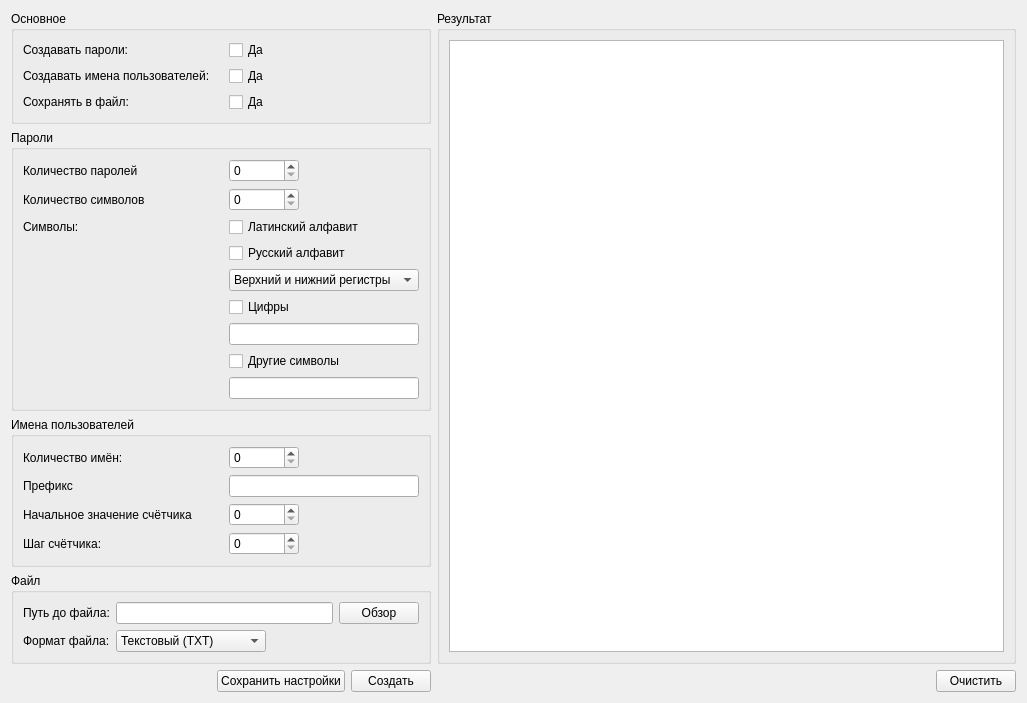
<?xml version="1.0" encoding="UTF-8"?>
<ui version="4.0">
 <class>Widget</class>
 <widget class="QWidget" name="Widget">
  <property name="geometry">
   <rect>
    <x>0</x>
    <y>0</y>
    <width>1027</width>
    <height>700</height>
   </rect>
  </property>
  <property name="maximumSize">
   <size>
    <width>16777215</width>
    <height>800</height>
   </size>
  </property>
  <property name="windowTitle">
   <string>Генератор паролей</string>
  </property>
  <property name="windowIcon">
   <iconset resource="resourses.qrc">
    <normaloff>:/images/icon.png</normaloff>:/images/icon.png</iconset>
  </property>
  <layout class="QGridLayout" name="gridLayout" columnstretch="0,1,0">
   <item row="0" column="0">
    <widget class="QGroupBox" name="mainBox">
     <property name="title">
      <string>Основное</string>
     </property>
     <layout class="QFormLayout" name="formLayout">
      <item row="0" column="0">
       <widget class="QLabel" name="label_4">
        <property name="minimumSize">
         <size>
          <width>200</width>
          <height>0</height>
         </size>
        </property>
        <property name="text">
         <string>Создавать пароли:</string>
        </property>
       </widget>
      </item>
      <item row="0" column="1">
       <widget class="QCheckBox" name="passwordCheckBox">
        <property name="text">
         <string>Да</string>
        </property>
       </widget>
      </item>
      <item row="1" column="0">
       <widget class="QLabel" name="label_5">
        <property name="text">
         <string>Создавать имена пользователей:</string>
        </property>
       </widget>
      </item>
      <item row="1" column="1">
       <widget class="QCheckBox" name="usersCheckBox">
        <property name="text">
         <string>Да</string>
        </property>
       </widget>
      </item>
      <item row="2" column="0">
       <widget class="QLabel" name="label_6">
        <property name="text">
         <string>Сохранять в файл:</string>
        </property>
       </widget>
      </item>
      <item row="2" column="1">
       <widget class="QCheckBox" name="fileCheckBox">
        <property name="text">
         <string>Да</string>
        </property>
       </widget>
      </item>
     </layout>
    </widget>
   </item>
   <item row="2" column="0">
    <widget class="QGroupBox" name="usersBox">
     <property name="sizePolicy">
      <sizepolicy hsizetype="Preferred" vsizetype="Preferred">
       <horstretch>0</horstretch>
       <verstretch>0</verstretch>
      </sizepolicy>
     </property>
     <property name="minimumSize">
      <size>
       <width>0</width>
       <height>0</height>
      </size>
     </property>
     <property name="title">
      <string>Имена пользователей</string>
     </property>
     <layout class="QFormLayout" name="formLayout_3">
      <item row="0" column="0">
       <widget class="QLabel" name="label_7">
        <property name="minimumSize">
         <size>
          <width>200</width>
          <height>0</height>
         </size>
        </property>
        <property name="text">
         <string>Количество имён:</string>
        </property>
       </widget>
      </item>
      <item row="0" column="1">
       <widget class="QSpinBox" name="countUsersSpin">
        <property name="sizePolicy">
         <sizepolicy hsizetype="Fixed" vsizetype="Fixed">
          <horstretch>0</horstretch>
          <verstretch>0</verstretch>
         </sizepolicy>
        </property>
        <property name="minimumSize">
         <size>
          <width>70</width>
          <height>0</height>
         </size>
        </property>
       </widget>
      </item>
      <item row="1" column="0">
       <widget class="QLabel" name="label_9">
        <property name="text">
         <string>Префикс</string>
        </property>
       </widget>
      </item>
      <item row="1" column="1">
       <widget class="QLineEdit" name="prefixEdit"/>
      </item>
      <item row="2" column="0">
       <widget class="QLabel" name="label_8">
        <property name="text">
         <string>Начальное значение счётчика</string>
        </property>
       </widget>
      </item>
      <item row="2" column="1">
       <widget class="QSpinBox" name="startValueSpin">
        <property name="sizePolicy">
         <sizepolicy hsizetype="Fixed" vsizetype="Fixed">
          <horstretch>0</horstretch>
          <verstretch>0</verstretch>
         </sizepolicy>
        </property>
        <property name="minimumSize">
         <size>
          <width>70</width>
          <height>0</height>
         </size>
        </property>
       </widget>
      </item>
      <item row="3" column="0">
       <widget class="QLabel" name="label_10">
        <property name="text">
         <string>Шаг счётчика:</string>
        </property>
       </widget>
      </item>
      <item row="3" column="1">
       <widget class="QSpinBox" name="stepValueSipn">
        <property name="sizePolicy">
         <sizepolicy hsizetype="Fixed" vsizetype="Fixed">
          <horstretch>0</horstretch>
          <verstretch>0</verstretch>
         </sizepolicy>
        </property>
        <property name="minimumSize">
         <size>
          <width>70</width>
          <height>0</height>
         </size>
        </property>
       </widget>
      </item>
     </layout>
    </widget>
   </item>
   <item row="3" column="0">
    <widget class="QGroupBox" name="fileBox">
     <property name="title">
      <string>Файл</string>
     </property>
     <layout class="QFormLayout" name="formLayout_4">
      <item row="0" column="0">
       <widget class="QLabel" name="label_11">
        <property name="text">
         <string>Путь до файла:</string>
        </property>
       </widget>
      </item>
      <item row="0" column="1">
       <layout class="QHBoxLayout" name="horizontalLayout">
        <item>
         <widget class="QLineEdit" name="filePathEdit"/>
        </item>
        <item>
         <widget class="QPushButton" name="selectFileButton">
          <property name="text">
           <string>Обзор</string>
          </property>
         </widget>
        </item>
       </layout>
      </item>
      <item row="1" column="0">
       <widget class="QLabel" name="label_12">
        <property name="text">
         <string>Формат файла:</string>
        </property>
       </widget>
      </item>
      <item row="1" column="1">
       <widget class="QComboBox" name="comboBox">
        <property name="sizePolicy">
         <sizepolicy hsizetype="Fixed" vsizetype="Fixed">
          <horstretch>0</horstretch>
          <verstretch>0</verstretch>
         </sizepolicy>
        </property>
        <property name="minimumSize">
         <size>
          <width>150</width>
          <height>0</height>
         </size>
        </property>
        <item>
         <property name="text">
          <string>Текстовый (TXT)</string>
         </property>
        </item>
        <item>
         <property name="text">
          <string>Табличный (CSV)</string>
         </property>
        </item>
       </widget>
      </item>
     </layout>
    </widget>
   </item>
   <item row="0" column="1" rowspan="4" colspan="2">
    <widget class="QGroupBox" name="resultBox">
     <property name="title">
      <string>Результат</string>
     </property>
     <layout class="QVBoxLayout" name="verticalLayout">
      <item>
       <widget class="QPlainTextEdit" name="resultEdit"/>
      </item>
     </layout>
    </widget>
   </item>
   <item row="1" column="0">
    <widget class="QGroupBox" name="passwordsBox">
     <property name="title">
      <string>Пароли</string>
     </property>
     <layout class="QFormLayout" name="formLayout_2">
      <item row="0" column="0">
       <widget class="QLabel" name="label">
        <property name="minimumSize">
         <size>
          <width>200</width>
          <height>0</height>
         </size>
        </property>
        <property name="text">
         <string>Количество паролей</string>
        </property>
       </widget>
      </item>
      <item row="0" column="1">
       <widget class="QSpinBox" name="countPasswordsSpin">
        <property name="sizePolicy">
         <sizepolicy hsizetype="Fixed" vsizetype="Fixed">
          <horstretch>0</horstretch>
          <verstretch>0</verstretch>
         </sizepolicy>
        </property>
        <property name="minimumSize">
         <size>
          <width>70</width>
          <height>0</height>
         </size>
        </property>
       </widget>
      </item>
      <item row="1" column="0">
       <widget class="QLabel" name="label_2">
        <property name="text">
         <string>Количество символов</string>
        </property>
       </widget>
      </item>
      <item row="1" column="1">
       <widget class="QSpinBox" name="countLettersSpin">
        <property name="sizePolicy">
         <sizepolicy hsizetype="Fixed" vsizetype="Fixed">
          <horstretch>0</horstretch>
          <verstretch>0</verstretch>
         </sizepolicy>
        </property>
        <property name="minimumSize">
         <size>
          <width>70</width>
          <height>0</height>
         </size>
        </property>
       </widget>
      </item>
      <item row="2" column="0">
       <widget class="QLabel" name="label_3">
        <property name="text">
         <string>Символы:</string>
        </property>
       </widget>
      </item>
      <item row="2" column="1">
       <widget class="QCheckBox" name="latinCheckBox">
        <property name="text">
         <string>Латинский алфавит</string>
        </property>
       </widget>
      </item>
      <item row="3" column="1">
       <widget class="QCheckBox" name="rusCheckBox">
        <property name="text">
         <string>Русский алфавит</string>
        </property>
       </widget>
      </item>
      <item row="4" column="1">
       <widget class="QComboBox" name="registrComboBox">
        <item>
         <property name="text">
          <string>Верхний и нижний регистры</string>
         </property>
        </item>
        <item>
         <property name="text">
          <string>Только нижний регистр</string>
         </property>
        </item>
        <item>
         <property name="text">
          <string>Только верхний регистр</string>
         </property>
        </item>
       </widget>
      </item>
      <item row="5" column="1">
       <widget class="QCheckBox" name="didgitsCheckBox">
        <property name="text">
         <string>Цифры</string>
        </property>
       </widget>
      </item>
      <item row="6" column="1">
       <widget class="QLineEdit" name="didgitsEdit"/>
      </item>
      <item row="7" column="1">
       <widget class="QCheckBox" name="otherSymbolsCheckBox">
        <property name="text">
         <string>Другие символы</string>
        </property>
       </widget>
      </item>
      <item row="8" column="1">
       <widget class="QLineEdit" name="otherSymbolsEdit"/>
      </item>
     </layout>
    </widget>
   </item>
   <item row="4" column="2">
    <widget class="QPushButton" name="clearButton">
     <property name="text">
      <string>Очистить</string>
     </property>
    </widget>
   </item>
   <item row="4" column="1">
    <spacer name="horizontalSpacer">
     <property name="orientation">
      <enum>Qt::Horizontal</enum>
     </property>
     <property name="sizeHint" stdset="0">
      <size>
       <width>378</width>
       <height>20</height>
      </size>
     </property>
    </spacer>
   </item>
   <item row="4" column="0">
    <layout class="QHBoxLayout" name="horizontalLayout_2">
     <item>
      <spacer name="horizontalSpacer_2">
       <property name="orientation">
        <enum>Qt::Horizontal</enum>
       </property>
       <property name="sizeHint" stdset="0">
        <size>
         <width>40</width>
         <height>20</height>
        </size>
       </property>
      </spacer>
     </item>
     <item>
      <widget class="QPushButton" name="saveSettingsButton">
       <property name="text">
        <string>Сохранить настройки</string>
       </property>
      </widget>
     </item>
     <item>
      <widget class="QPushButton" name="generateButton">
       <property name="text">
        <string>Создать</string>
       </property>
      </widget>
     </item>
    </layout>
   </item>
  </layout>
 </widget>
 <resources>
  <include location="resourses.qrc"/>
 </resources>
 <connections/>
</ui>
